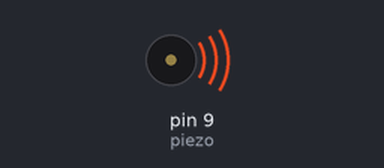
This sketch was run on a simulated Arduino Uno, built with avr-gcc and run on an emulated ATmega328P. Parts: buzzer (waves = sounding).

Above: at 0.1 s.
Timing chart, 0 to 39.0 s (numbered marks = the images above):
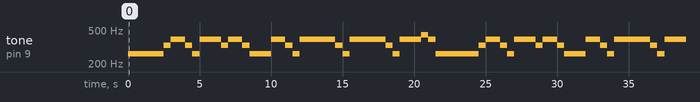

The sketch:

day3_Threebear_song.ino
```cpp
int piezo = 9;

int D = 262;
int R = 294;
int M = 330;
int F = 349;
int So = 392;
int Ra = 440;
int S = 494;
int D2 = 523;

int dotDelay = 200;

void setup() {
  pinMode(piezo, OUTPUT);
}


int A[]={D,D,D,D,D,M,So,So,M,D,So,So,So,M,So,So,M,D,D,D,So,So,M,D,So,So,So,So,So,M,D,So,So,So, So,So,M,D,So,So,So,Ra,So,D,So,D,So,M,R,D},i;

void loop() {
   for(i=0;i<=43;i++)
  {
    tone(9,A[i]);
    delay(500);
  }


}
```

Measured:
- by itself, tone on pin 9 (piezo): plays 262 Hz for 2.5 s, 330 Hz for 0.50 s, 392 Hz for 1.0 s, 330 Hz for 0.50 s, 262 Hz for 0.50 s, 392 Hz for 1.5 s … (39 notes in this stretch)
